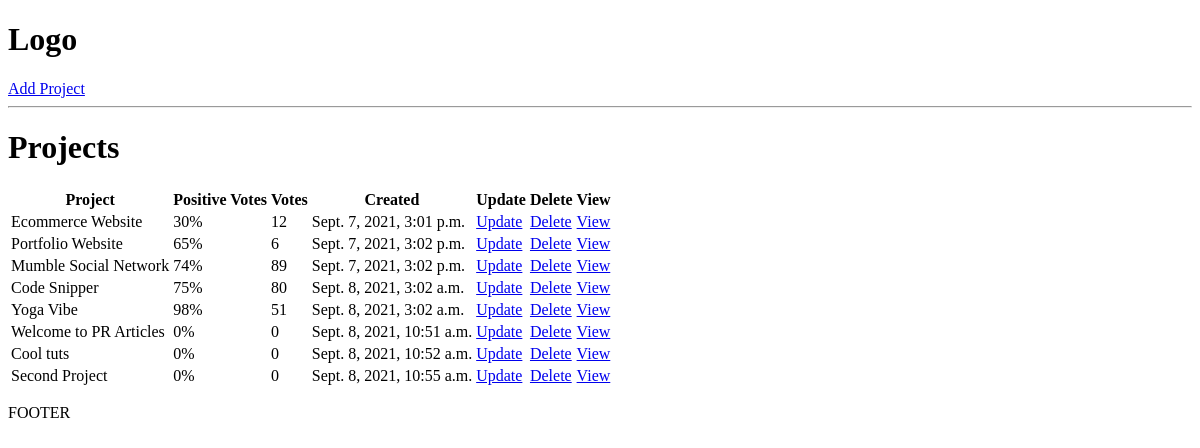
Before: / with the older database file.
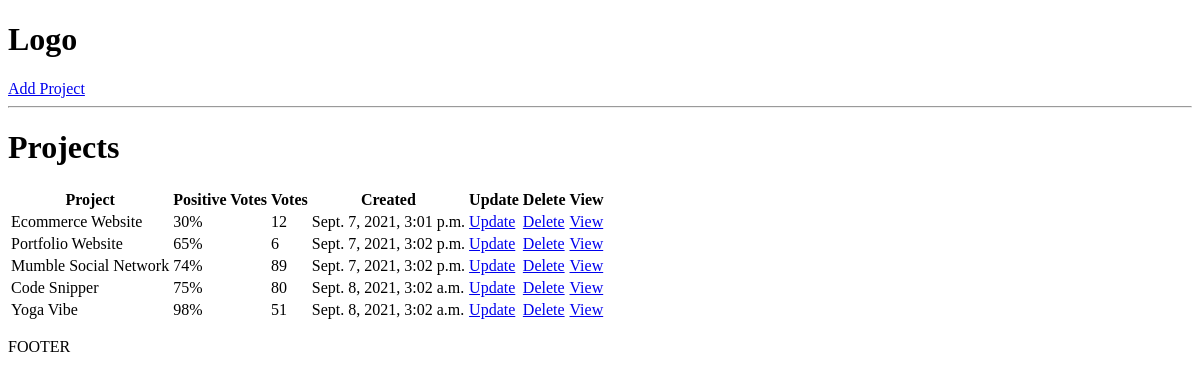
After: the same page with the newer database file.
### projects/models.py (models this page shows, shortened)
class Project(models.Model):
    title = models.CharField(max_length=200)
    description = models.TextField(null=True, blank=True)
    demo_link = models.CharField(max_length=2000, null=True, blank=True)
    source_link = models.CharField(max_length=2000, null=True, blank=True)
    tags = models.ManyToManyField('Tag',blank=True)
    vote_total = models.IntegerField(default=0, null=True, blank=True)
    vote_ratio = models.IntegerField(default=0, null=True, blank=True)
    created = models.DateTimeField(auto_now_add=True)
    id = models.UUIDField(default=uuid.uuid4, unique=True, primary_key=True, editable=False)

### projects/views.py (the view)
# urls.py: path('',include('projects.urls'))
def projects(request):
    projects = Project.objects.all()
    context = {'projects': projects}
    return render(request, 'projects/projects.html', context)

### projects/templates/projects/projects.html
{% extends 'main.html' %}
{% block content %}
<h1>Projects</h1>
<table>
    <tr>
        <th>Project</th>
        <th>Positive Votes</th>
        <th>Votes</th>
        <th>Created</th>
        <th>Update</th>
        <th>Delete</th>
        <th>View</th>
    </tr>
    {% for project in projects %}
    <tr>
        <td>{{ project.title }}</td>
        <td>{{ project.vote_ratio }}%</td>
        <td>{{ project.vote_total }}</td>
        <td>{{ project.created }}</td>
        <td><a href="{% url 'update-project' project.id %}">Update</a></td>
        <td><a href="{% url 'delete-project' project.id %}">Delete</a></td>
        <td><a href="{% url 'project' project.id %}">View</a></td>
    </tr>
    {% endfor %}
</table>
{% endblock content %}

### templates/main.html (shortened to what this page needs)
<!DOCTYPE html>
<html lang="en">
<head>
</head>
<body>
    {% include 'navbar.html' %}
    {% block content %}
    {% endblock content %}
    <p>FOOTER</p>
</body>
</html>

### templates/navbar.html
<h1>Logo</h1>
<a href="{% url 'create-project' %}">Add Project</a>
<hr>

Changed rows visible on the page:
removed Project: title "Welcome to PR Articles", vote_ratio "0", vote_total "0", created "Sept. 8, 2021, 10:51 a.m."
removed Project: title "Cool tuts", vote_ratio "0", vote_total "0", created "Sept. 8, 2021, 10:52 a.m."
removed Project: title "Second Project", vote_ratio "0", vote_total "0", created "Sept. 8, 2021, 10:55 a.m."
